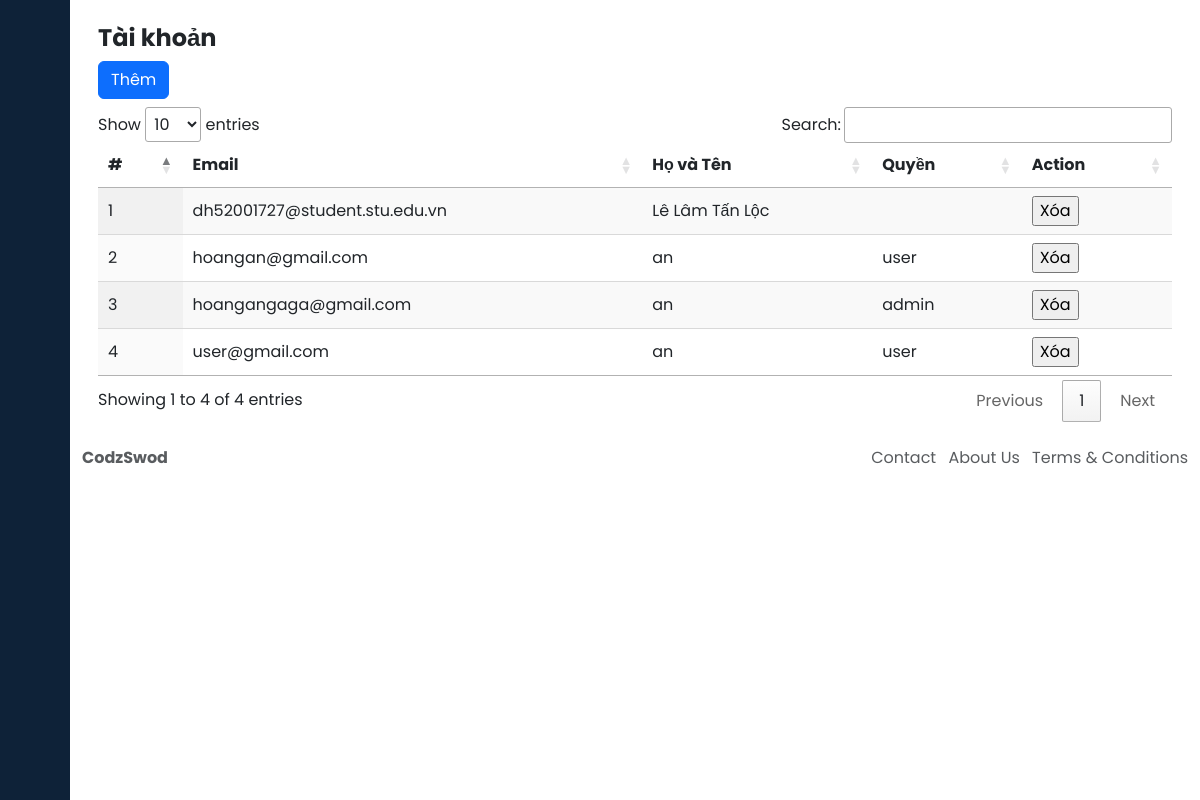
The app's page /admin/admin.php?admin=taikhoan (signed in) with its own data.
### tables this page shows
CREATE TABLE IF NOT EXISTS `user` (
  `email` varchar(100) NOT NULL,
  `password` text NOT NULL,
  `images` blob NOT NULL,
  `name` varchar(100) NOT NULL,
  `role` text NOT NULL,
  PRIMARY KEY (`email`),
  UNIQUE KEY `email` (`email`),
  KEY `email_2` (`email`)
);

### admin/view/tai_khoan_view.php (the view, shortened to what this page needs)
<!DOCTYPE html>
<html>
<head>
    <link href="https://cdn.lineicons.com/4.0/lineicons.css" rel="stylesheet" />
    <link href="https://cdn.jsdelivr.net/npm/bootstrap@5.3.2/dist/css/bootstrap.min.css" rel="stylesheet"
>
    <link rel="stylesheet" href="./css/style.css">
    <link rel="stylesheet" type="text/css" href="https://cdn.datatables.net/1.10.24/css/jquery.dataTables.css">
</head>
<?php
include_once ("../include/connect.php");
$hienthi = $dbh->query("SELECT * FROM user");
$hienthi->fetch(PDO::FETCH_ASSOC)
?>
<body>
    <div class="wrapper">
        <?php
        include_once ("./home_include/sidebar.php");
        ?>
        <div class="main">
            <main class="content px-3 py-4">
                <div class="container-fluid">
                    <div class="mb">
                        <h3 class="fw-bold fs-4 mb-2">Tài khoản</h3>
                        <div class="mb-2">
                        <?php
                         include("taikhoan/modal_them.php")
                        ?>
                        </div>
                        <table id="example" class="display" style="width:100%">
                            <thead>
                                <tr>
                                    <th>#</th>
                                    <th>Email</th>
                                    <th>Họ và Tên</th>
                                    <th>Quyền</th>
                                    <th>Action</th>
                                </tr>
                            </thead>
                            <tbody>
                                <?php
                                $id = 1;
                                $stt = 0;
                                foreach ($hienthi as $row) {
                                    ?>
                                    <tr>
                                        <td><?php echo $stt += $id; ?></td>
                                        <td><?php echo $row['email']; ?> </td>
                                        <td><?php echo $row['name']; ?> </td>
                                        <td><?php echo $row['role'] ?></td>
                                        <td>
                                        <a href="taikhoan/xoa_taikhoan.php?email=<?php echo $row['email'] ?>">
                                                <input type="button" value="Xóa" />
                                        </td>
                                    </tr>
                                <?php }
                                ?>
                            </tbody>
                        </table>
                    </div>
                </div>
            </main>
            <footer class="footer">
                <div class="container-fluid">
                    <div class="row text-body-secondary">
                        <div class="col-6 text-start ">
                            <a class="text-body-secondary" href=" #">
                                <strong>CodzSwod</strong>
                            </a>
                        </div>
                        <div class="col-6 text-end text-body-secondary d-none d-md-block">
                            <ul class="list-inline mb-0">
                                <li class="list-inline-item">
                                    <a class="text-body-secondary" href="#">Contact</a>
                                </li>
                                <li class="list-inline-item">
                                    <a class="text-body-secondary" href="#">About Us</a>
                                </li>
                                <li class="list-inline-item">
                                    <a class="text-body-secondary" href="#">Terms & Conditions</a>
                                </li>
                            </ul>
                        </div>
                    </div>
                </div>
            </footer>
        </div>
    </div>
</body>
</html>

### admin/css/style.css (style rules this page uses)
a { text-decoration: none; }
li { list-style: none; }
body { font-family: 'Poppins', sans-serif; }
.wrapper { display: flex; }
.main { display: flex; flex-direction: column; min-height: 100vh; width: 100%; overflow: hidden; transition: all 0.35s ease-in-out; background-color: #fff; min-width: 0; }

### records on screen
user: id "1", email "dh52001727@student.stu.edu.vn", name "Lê Lâm Tấn Lộc"
user: id "2", email "hoangan@gmail.com", name "an", role "user"
user: id "3", email "hoangangaga@gmail.com", name "an", role "admin"
user: id "4", email "user@gmail.com", name "an", role "user"
